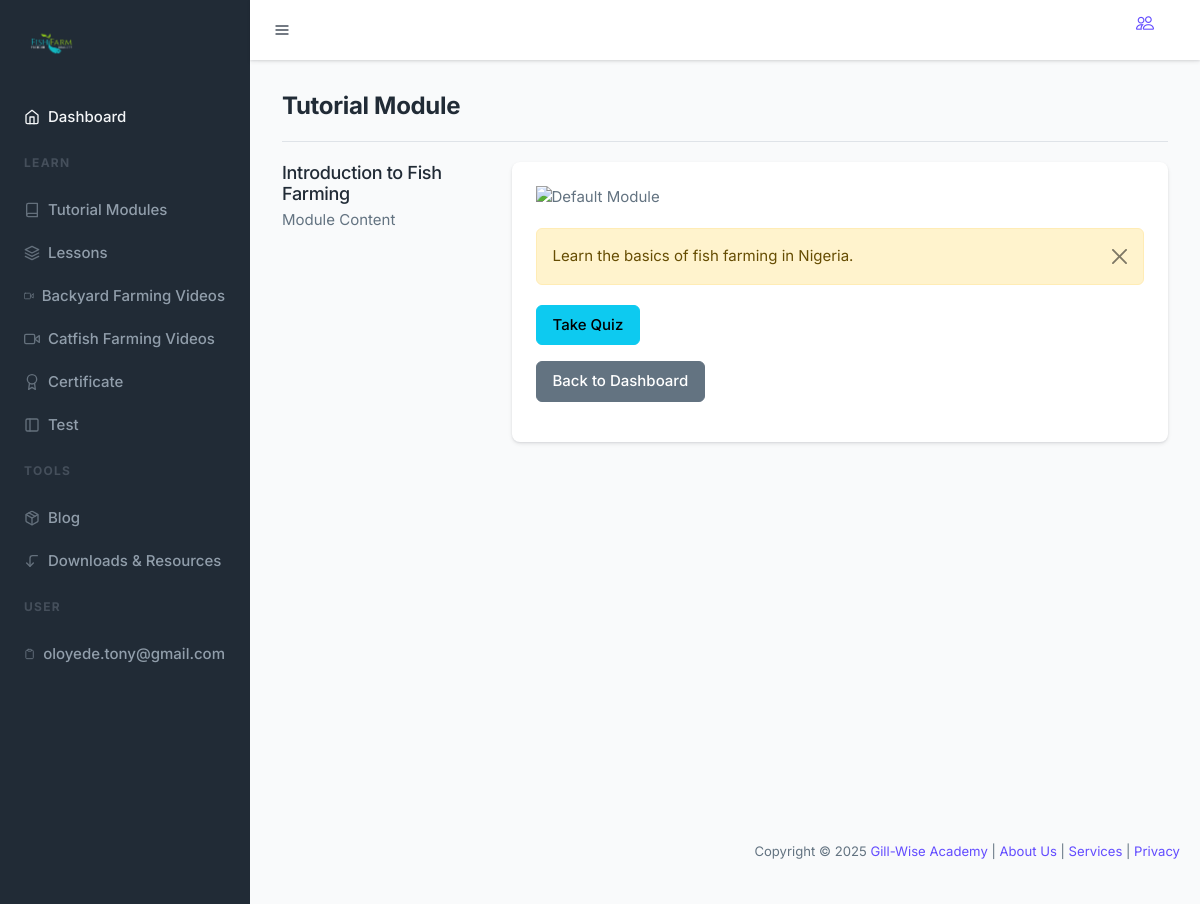
The page /view_module.php?id=1 (signed in) on the database its author committed.
### tables this page shows
CREATE TABLE IF NOT EXISTS `modules` (
  `id` int NOT NULL AUTO_INCREMENT,
  `title` varchar(255) NOT NULL,
  `content` text NOT NULL,
  `image_url` varchar(255) DEFAULT NULL,
  `materials` text,
  `created_at` timestamp NULL DEFAULT CURRENT_TIMESTAMP,
  `updated_at` timestamp NULL DEFAULT CURRENT_TIMESTAMP ON UPDATE CURRENT_TIMESTAMP,
  PRIMARY KEY (`id`)
);

### view_module.php (the view, shortened to what this page needs)
<?php
include 'includes/header2.php';
$module_id = (int)$_GET['id'];
$stmt = $db->prepare("SELECT * FROM modules WHERE id = ?");
$stmt->execute([$module_id]);
$module = $stmt->fetch(PDO::FETCH_ASSOC);
$stmt = $db->prepare("SELECT id FROM quizzes WHERE module_id = ?");
$stmt->execute([$module_id]);
$quiz = $stmt->fetch(PDO::FETCH_ASSOC);
?>
<div class="container-fluid p-6">
    <div class="row">
        <div class="col-lg-12 col-md-12 col-12">
            <div class="border-bottom pb-4 mb-4">
                <h3 class="mb-0 fw-bold">Tutorial Module</h3>
            </div>
        </div>
    </div>
    <div class="row mb-8">
        <div class="col-xl-3 col-lg-4 col-md-12 col-12">
            <div class="mb-4 mb-lg-0">
                <h4 class="mb-1"><?php echo htmlspecialchars($module['title']); ?></h4>
                <p class="mb-0 fs-5 text-muted">Module Content</p>
            </div>
        </div>
        <div class="col-xl-9 col-lg-8 col-md-12 col-12">
            <div class="card">
                <div class="card-body">
                    <?php if (!empty($module['image_url'])): ?>
                        <img src="<?php echo htmlspecialchars($module['image_url']); ?>" class="img-fluid mb-4" alt="<?php echo htmlspecialchars($module['title']); ?>">
                    <?php else: ?>
                        <img src="templates/aqovo/images/default-module.png" class="img-fluid mb-4" alt="Default Module">
                    <?php endif; ?>
                    <div class="mb-4">
                        <div class="alert alert-warning alert-dismissible fade show" role="alert">
                            <?php echo nl2br(htmlspecialchars($module['content'])); ?>
                            <button type="button" class="btn-close" data-bs-dismiss="alert" aria-label="Close"></button>
                        </div>
                    </div>
                    <?php if ($quiz): ?>
                        <p><a href="take_quiz.php?module_id=<?php echo $module_id; ?>" class="btn btn-info">Take Quiz</a></p>
                    <?php endif; ?>
                    <p><a href="dashboard2.php" class="btn btn-secondary">Back to Dashboard</a></p>
                </div>
            </div>
        </div>
    </div>
</div>
</div>
</div>
<?php include 'includes/footer2.php'; ?>

### rows shown on the page
modules: title "Introduction to Fish Farming", content "Learn the basics of fish farming in Nigeria."

### other values the page prints
$_SESSION['username'] "oloyede.tony@gmail.com"
